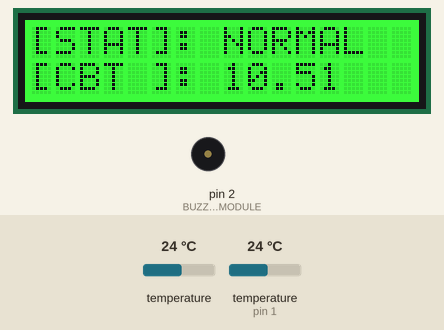
Simulated run of this sketch. Board: Arduino Uno, built with avr-gcc and run on an emulated ATmega328P. Parts: 16×2 character LCD, buzzer (waves = sounding, pin HIGH). The test bench sets the inputs (shaded band); at power-on: temperature 24 °C, temperature (sensor on pin 1) 24 °C. What the sketch prints to the serial monitor is not drawn.

Above: at 1.2 s.
1.3 s: temperature (sensor 0) set to 37.8 °C
At 4.2 s:
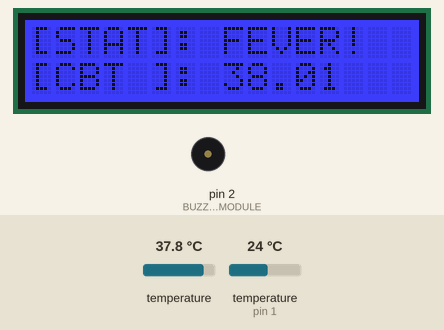
4.3 s: temperature (sensor 0) set to 39.1 °C
At 5.1 s:
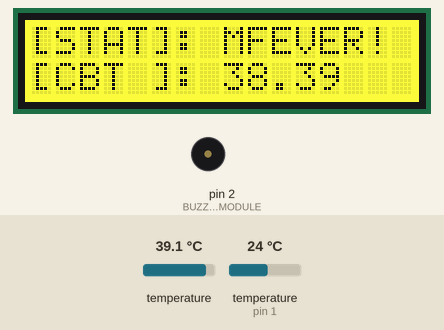
6.8 s: temperature (sensor on pin 1) set to 12 °C
At 8.1 s:
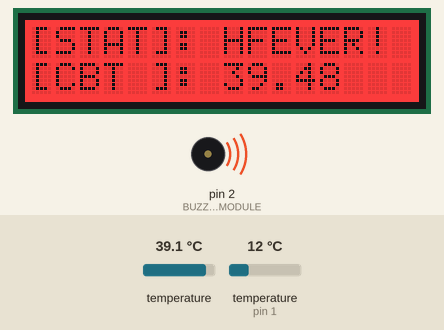
8.4 s: temperature (sensor on pin 1) set to 19 °C
At 8.8 s:
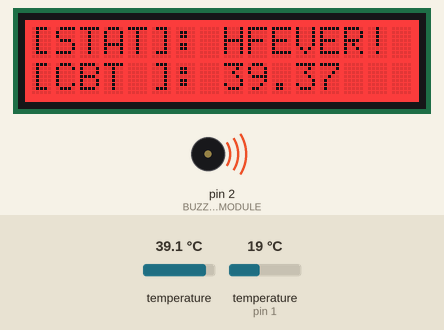
9.9 s: temperature (sensor on pin 1) set to 38.6 °C
At 10.7 s:
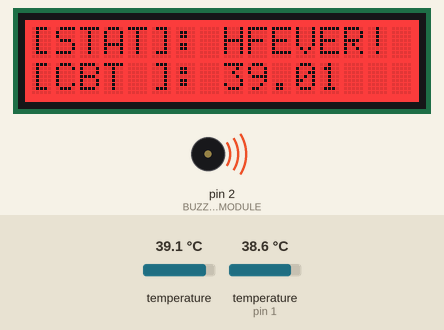
12.9 s: temperature (sensor on pin 1) set to 39.9 °C
At 13.38 s:
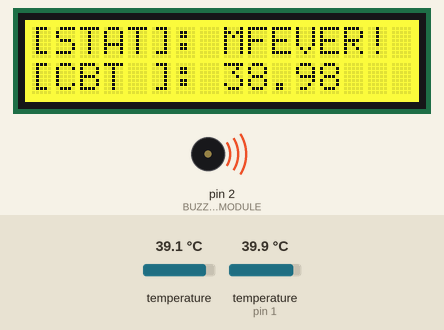
Timing chart, 0 to 15.5 s (numbered marks = the images above; inputs shaded):
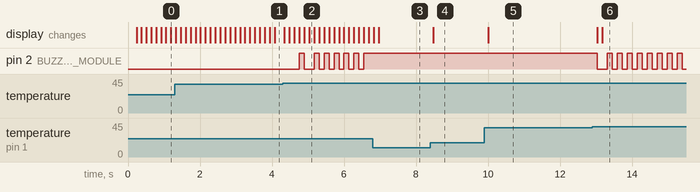

The sketch:

coreBodyTempMon.ino
```cpp
#include <math.h>
#include <Wire.h>
#include "rgb_lcd.h"
#include "Adafruit_AMG88xx.h"   // Replace with the new library from Adafruit
#include <MovingAverageFilter.h>

#define BUZZER_MODULE     2
#define NUM_POINTS        32    // Filter Size (number of measurement points)

#define STATE_NORMAL      1     // State ID for STATE NORMAL
#define STATE_FEVER       2     // State ID for STATE FEVER
#define STATE_MFEVER      3     // State ID for STATE MODERATE FEVER
#define STATE_HFEVER      4     // State ID for STATE HIGH FEVER

rgb_lcd lcd;                                          // Initialize LCD instance
Adafruit_AMG88xx tsa;                                 // Create an AMG8833 instance
MovingAverageFilter movingAverageFilter(NUM_POINTS);  // Initialize Moving Average Filter

float getMaximumTargetTemperature(unsigned int* index)
{
    float pixelsTemperature[AMG88xx_PIXEL_ARRAY_SIZE] = {0};
    float apparentTemp = 0;
    double targetTemp  = 0;
    double ambientTemp = 0;

    // Read temperature of all the 64 pixels (temperature sensors)
    tsa.readPixels(pixelsTemperature);
    // Get the maximum apparent temperature value from the 64 pixels
    for(int i = 0; i < 64; i++)
    {
        if(pixelsTemperature[i] > apparentTemp)
        {
            apparentTemp = pixelsTemperature[i];
            *index = i;
        }
    }
    // At this point, maxTemp is the apparent temperature measured by the TSA.
    // Need to pre-process with a moving average filter to remove noise.
    // Need to apply the provided equation to obtain the Target Temperature.
    apparentTemp = movingAverageFilter.process(apparentTemp);         // Pre-process with moving average filter
    apparentTemp = apparentTemp + (float) 273.15;                     // Converts apparent temperature from deg C to Kelvin
    ambientTemp  = (double) tsa.readThermistor() + (double) 273.15;   // Read Thermistor temperature (ambient temperature) and converts to Kelvin
    ambientTemp  = pow(ambientTemp, (double) 4.0);                    // Implementation of formula to calculate target temperature from measured
    ambientTemp  = (double) (0.02) * ambientTemp;                     // apparent temperature, ambient temperature and emissivity values.
    targetTemp   = pow((double) apparentTemp, (double) 4.0);          //
    targetTemp   = targetTemp - ambientTemp;                          //
    targetTemp   = targetTemp / (double) 0.98;                        //
    targetTemp   = sqrt(targetTemp);                                  //
    targetTemp   = sqrt(targetTemp);                                  //
    return (float) (targetTemp) - (float) 273.15;                     // Calculated target temperature converts to deg C
}

void setup()
{
    bool status;
    Wire.begin();
    Serial.begin(2000000);                                      // Initialize Serial Port
    pinMode(BUZZER_MODULE, OUTPUT);                             // Set BUZZER_MODULE (D2) as digital output
    lcd.begin(16, 2);                                           // Initialize LCD (LCD Start!)
    lcd.setRGB(0, 255, 0);                                      // Green LCD Back Light
    status = tsa.begin(0x69, &Wire);                            // Initialize TSA (use address 0x68 or 0x69)
    if (status == 0) {                                          // Check TSA initialization status.
        Serial.println("TSA Init Failed!!!");                   // If TSA initialize failed, Print Failed Message to Serial Port
        lcd.setRGB(255, 0, 0);                                  // Set Red LCD Back Light
        lcd.print("TSA FAILED!");                               // Print Failed Message to LCD
        while (1);                                              // Stop Here!
    }
    Serial.println("AMG8833 Init OK!!!");                       // If TSA initialize successfull, Print, Success Message to Serial Port
}

void loop()
{
    // STATE variables
    static unsigned char STATE = STATE_NORMAL;                  // Store State ID
    static unsigned int TB_I = 0;                               // CBT Index on TSA
    static float TB = 0.0;                                      // CBT (Maximum non-contact temperature)
    static unsigned int BUZ_CT = 0;
    static bool BUZZER = false;

    // Read sensors (Input)
    // Read maximum non-contact temperature (CBT) and its Index from TSA
    TB = getMaximumTargetTemperature(&TB_I);

    // Run Finite State Machine (FSM) logic
    switch (STATE)
    {
        case STATE_NORMAL:
          if (TB < 37.5)
          {}
          else if (TB>=37.5 && TB < 38.3)
          {
              STATE = STATE_FEVER;
              BUZ_CT = 4;
          }
          else if (TB>=38.3 && TB < 39)
          {
              STATE = STATE_MFEVER;
          }
          else if (TB >= 39)
          {
              STATE = STATE_HFEVER;
              BUZZER = true;
          }
          else
          {}
        break;
        case STATE_FEVER:
          if (TB>=37.5 && TB < 38.3 && BUZ_CT == 0)
          {
              BUZ_CT = 4;
              BUZZER = true;
          }
          else if (TB>=37.5 && TB < 38.3 && BUZ_CT > 0)
          {
              BUZ_CT = BUZ_CT - 1;
              BUZZER = false;
          }
          else if (TB < 37.5 || TB >= 38.3)
          {
              STATE = STATE_NORMAL;
              BUZZER = false;
          }
          else
          {}
        break;
        case STATE_MFEVER:
          if (TB >= 38.3 && TB < 39)
          {
              BUZZER = !BUZZER;
          }
          else if (TB < 38.3 || TB >= 39)
          {
              STATE = STATE_NORMAL;
              BUZZER = false;
          }
          else
          {}
        break;
        case STATE_HFEVER:
          if (TB >= 39)
          {}
          else if (TB < 39)
          {
              STATE = STATE_NORMAL;
              BUZZER = false;
          }
          else
          {}
        break;
        default:
        break;
    }

    // Update Outputs
    // Print results to LCD and Serial Monitor
    // Todo: Send results to cloud dashboard for remote monitoring purpose
    lcd.clear();
    if (STATE == STATE_NORMAL)
    {
      lcd.setRGB(0, 255, 0);                            // Green LCD Back Light
      lcd.setCursor(0, 0); lcd.print("[STAT]: "); lcd.print("NORMAL");
      Serial.print("STATE_NORMAL: ");
    }
    else if (STATE == STATE_FEVER)
    {
      lcd.setRGB(0, 0, 255);                            // Blue LCD Back Light
      lcd.setCursor(0, 0); lcd.print("[STAT]: "); lcd.print("FEVER!");
      Serial.print("STATE_FEVER: ");
    }
    else if (STATE == STATE_MFEVER)
    {
      lcd.setRGB(255, 255, 0);                          // Yellow LCD Back Light
      lcd.setCursor(0, 0); lcd.print("[STAT]: "); lcd.print("MFEVER!");
      Serial.print("STATE_MFEVER: ");
    }
    else
    {
      lcd.setRGB(255, 0, 0);                            // Red LCD Back Light
      lcd.setCursor(0, 0); lcd.print("[STAT]: "); lcd.print("HFEVER!");
      Serial.print("STATE_HFEVER: ");
    }
    lcd.setCursor(0, 1); lcd.print("[CBT ]: "); lcd.print(TB);

    // Print results to Serial Monitor
    Serial.print("CBT: ");
    Serial.print(TB);
    Serial.print(" deg C, CBTi: ");
    Serial.println(TB_I);

    // Update BUZZER_MODULE (output module) at every cycle
    digitalWrite(BUZZER_MODULE, BUZZER);
    // 100ms FSM time reference (Runs at every 100ms)
    delay(100);
}
```

Measured:
- the behaviour switches between 38.6 and 38.7 °C on temperature (sensor 0) (found by bisection; images 1 and 2)
- the behaviour switches between 39 and 39.1 °C on temperature (sensor on pin 1) (found by bisection; images 5 and 6)
- after the input at 4.3 s, the display: first changes after 0.05 s (image 2 shows a later state)
- after the input at 8.4 s, the display: changes after 0.08 s (image 4)
- after the input at 9.9 s, the display: changes after 0.10 s (image 5)
- after the input at 12.9 s, pin 2 (BUZZER_MODULE): HIGH → LOW after 0.14 s, then repeats every 0.28 s: HIGH 0.14 s, LOW 0.14 s; the display: first changes after 0.14 s (image 6 shows a later state)
